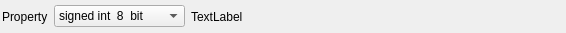
<?xml version="1.0" encoding="UTF-8"?>
<ui version="4.0">
 <class>ScalarTypeWidget</class>
 <widget class="QFrame" name="ScalarTypeWidget">
  <property name="geometry">
   <rect>
    <x>0</x>
    <y>0</y>
    <width>566</width>
    <height>33</height>
   </rect>
  </property>
  <layout class="QHBoxLayout" name="horizontalLayout">
   <property name="leftMargin">
    <number>2</number>
   </property>
   <property name="topMargin">
    <number>2</number>
   </property>
   <property name="rightMargin">
    <number>2</number>
   </property>
   <property name="bottomMargin">
    <number>2</number>
   </property>
   <item>
    <widget class="QLabel" name="label">
     <property name="text">
      <string>Property</string>
     </property>
    </widget>
   </item>
   <item>
    <widget class="QComboBox" name="value">
     <property name="sizePolicy">
      <sizepolicy hsizetype="Preferred" vsizetype="Fixed">
       <horstretch>0</horstretch>
       <verstretch>0</verstretch>
      </sizepolicy>
     </property>
     <property name="minimumSize">
      <size>
       <width>0</width>
       <height>0</height>
      </size>
     </property>
     <property name="layoutDirection">
      <enum>Qt::LeftToRight</enum>
     </property>
     <property name="maxVisibleItems">
      <number>11</number>
     </property>
     <property name="sizeAdjustPolicy">
      <enum>QComboBox::AdjustToContents</enum>
     </property>
     <item>
      <property name="text">
       <string>signed int  8  bit</string>
      </property>
     </item>
     <item>
      <property name="text">
       <string>unsigned int  8  bit</string>
      </property>
     </item>
     <item>
      <property name="text">
       <string>signed int 16 bit</string>
      </property>
     </item>
     <item>
      <property name="text">
       <string>unsigned int 16 bit</string>
      </property>
     </item>
     <item>
      <property name="text">
       <string>signed int 32 bit</string>
      </property>
     </item>
     <item>
      <property name="text">
       <string>unsigned int 32 bit</string>
      </property>
     </item>
     <item>
      <property name="text">
       <string>signed int 64 bit</string>
      </property>
     </item>
     <item>
      <property name="text">
       <string>unsigned int 64 bit</string>
      </property>
     </item>
     <item>
      <property name="text">
       <string>Float 32 bit</string>
      </property>
     </item>
     <item>
      <property name="text">
       <string>Double 64 bit</string>
      </property>
     </item>
     <item>
      <property name="text">
       <string>Bool</string>
      </property>
     </item>
    </widget>
   </item>
   <item>
    <widget class="QLabel" name="errorLabel">
     <property name="text">
      <string>TextLabel</string>
     </property>
    </widget>
   </item>
   <item>
    <spacer name="horizontalSpacer">
     <property name="orientation">
      <enum>Qt::Horizontal</enum>
     </property>
     <property name="sizeHint" stdset="0">
      <size>
       <width>40</width>
       <height>20</height>
      </size>
     </property>
    </spacer>
   </item>
  </layout>
 </widget>
 <resources/>
 <connections/>
</ui>
